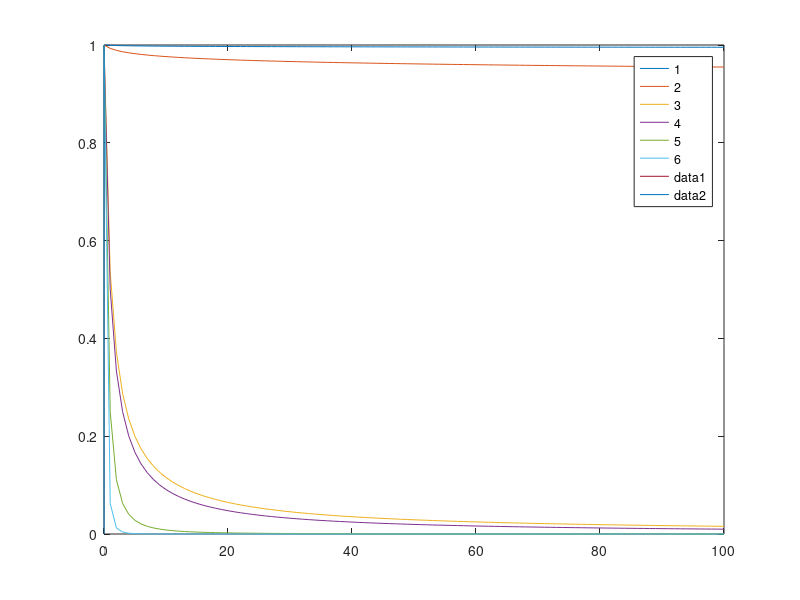

Write MATLAB code to recreate this figure.
x = linspace(0, pi, 1000);
plot( x, (x+1).^(-2.1), x, (x+1).^(-4.1), x, exp(-3*x/8.5), x, exp(-3*6371*x/8.5))
legend('2.1', '4.1', 'exp', 'exp_radius')

%%

l = linspace(0,100,101);
al1 = (l+1).^(-0.001);
al2 = (l+1).^(-0.01);
al3 = (l+1).^(-0.9);
al4 = (l+1).^(-1);

al5 = (l+1).^(-2);
al6 = (l+1).^(-4);


plot(l, al1, l, al2, l, al3, l, al4, l, al5, l, al6)
legend('1', '2', '3', '4', '5', '6')

%%
l1 = linspace(0, 0.01, 100);
l2 = linspace(0.01, .4, 10000);
%plot(l, (l).^(-2), l, exp(-3*l*6371/8.5), l, (l+1).^(-2))
hold on
plot(l1, ones(100,1))
plot(l2, exp(-3*(l2-0.01)*6371/8.5))
%legend('al', 'exp')